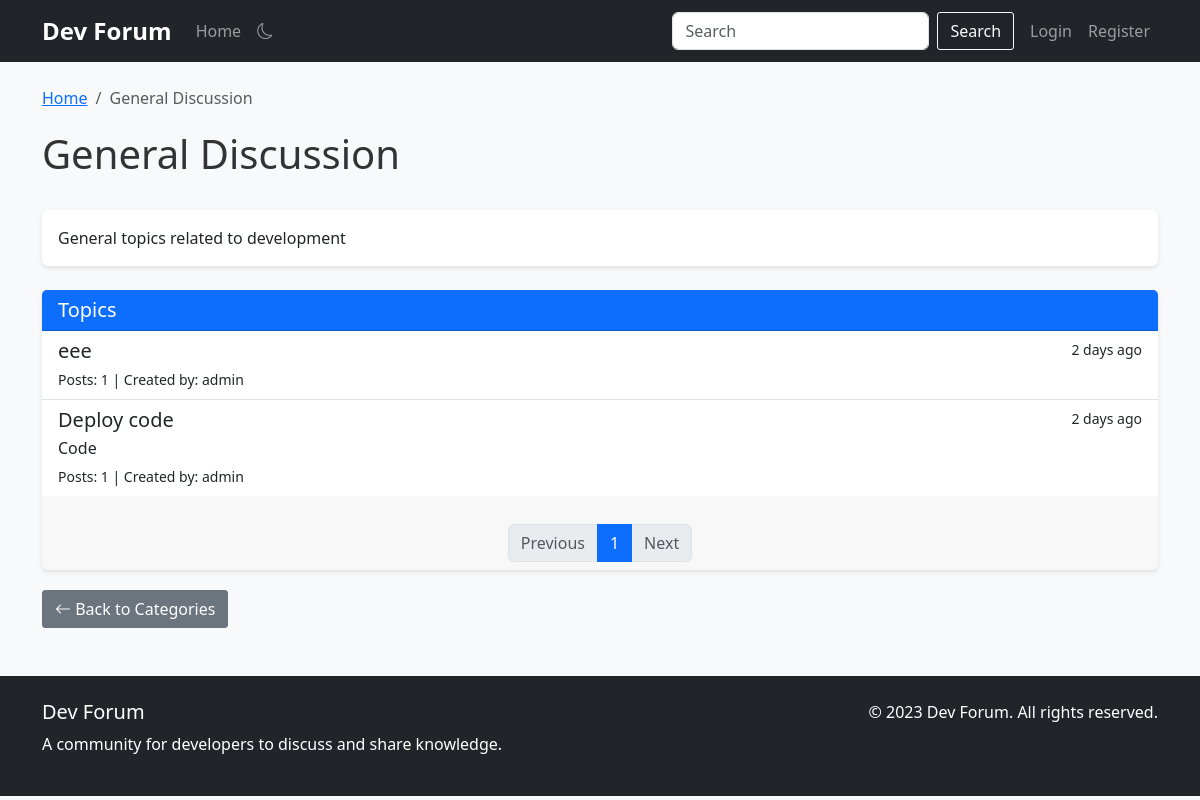
Page /category/1 on the committed database.
### app.py (models this page shows, shortened)
class Category(db.Model):
    id = db.Column(db.Integer, primary_key=True)
    name = db.Column(db.String(100), nullable=False, index=True)
    description = db.Column(db.Text, nullable=True)
    topics = db.relationship('Topic', backref='category', lazy='dynamic', cascade='all, delete-orphan')

class Topic(db.Model):
    id = db.Column(db.Integer, primary_key=True)
    title = db.Column(db.String(100), nullable=False, index=True)
    description = db.Column(db.Text, nullable=True)
    created_at = db.Column(db.DateTime, default=datetime.utcnow, index=True)
    category_id = db.Column(db.Integer, db.ForeignKey('category.id'), nullable=False, index=True)
    posts = db.relationship('Post', backref='topic', lazy='dynamic', cascade='all, delete-orphan')

class User(db.Model, UserMixin):
    id = db.Column(db.Integer, primary_key=True)
    username = db.Column(db.String(80), unique=True, nullable=False, index=True)
    email = db.Column(db.String(120), unique=True, nullable=False, index=True)
    password_hash = db.Column(db.String(128))
    bio = db.Column(db.Text, nullable=True)
    join_date = db.Column(db.DateTime, default=datetime.utcnow, index=True)
    is_admin = db.Column(db.Boolean, default=False)
    posts = db.relationship('Post', backref='author', lazy='dynamic', cascade='all, delete-orphan')
    comments = db.relationship('Comment', backref='author', lazy='dynamic', cascade='all, delete-orphan')

### app.py (the view)
@app.route('/category/<int:category_id>')
@app.route('/category/<int:category_id>/page/<int:page>')
@cache.cached(timeout=60, query_string=True)
def category(category_id, page=1):
    category = Category.query.get_or_404(category_id)
    topics = Topic.query.filter_by(category_id=category_id).order_by(Topic.created_at.desc()).paginate(
        page=page, per_page=app.config['TOPICS_PER_PAGE'], error_out=False)
    return render_template('category.html', category=category, topics=topics)

### app.py (called while the page is built)
@app.template_filter('time_since')
def time_since(dt):
    now = datetime.utcnow()
    diff = now - dt
    if diff.days > 365:
        years = diff.days // 365
        return f"{years} year{'s' if years > 1 else ''} ago"
    elif diff.days > 30:
        months = diff.days // 30
        return f"{months} month{'s' if months > 1 else ''} ago"
    elif diff.days > 0:
        return f"{diff.days} day{'s' if diff.days > 1 else ''} ago"
    elif diff.seconds > 3600:
        hours = diff.seconds // 3600
        return f"{hours} hour{'s' if hours > 1 else ''} ago"
    elif diff.seconds > 60:
        minutes = diff.seconds // 60
        return f"{minutes} minute{'s' if minutes > 1 else ''} ago"
    else:
        return "just now"

### templates/category.html (shortened to what this page needs)
{% extends "base.html" %}
{% block content %}
<div class="row">
    <div class="col-md-12">
        <nav aria-label="breadcrumb">
            <ol class="breadcrumb">
                <li class="breadcrumb-item"><a href="{{ url_for('index') }}">Home</a></li>
                <li class="breadcrumb-item active" aria-current="page">{{ category.name }}</li>
            </ol>
        </nav>
        <div class="d-flex justify-content-between align-items-center mb-4">
            <h1>{{ category.name }}</h1>
        </div>
        <div class="card mb-4">
            <div class="card-body">
                <p class="mb-0">{{ category.description }}</p>
            </div>
        </div>
        <div class="card">
            <div class="card-header bg-primary text-white">
                <h5 class="mb-0">Topics</h5>
            </div>
            <div class="list-group list-group-flush">
                {% for topic in topics.items %}
                <a href="{{ url_for('topic', topic_id=topic.id) }}" class="list-group-item list-group-item-action">
                    <div class="d-flex w-100 justify-content-between">
                        <h5 class="mb-1">{{ topic.title }}</h5>
                        <small>{{ topic.created_at|time_since }}</small>
                    </div>
                    {% if topic.description %}
                    <p class="mb-1">{{ topic.description }}</p>
                    {% endif %}
                    <small>
                        Posts: {{ topic.posts.count() }} |
                        Created by: {{ topic.posts.first().author.username if topic.posts.first() else 'Unknown' }}
                    </small>
                </a>
                {% endfor %}
            </div>
            {% if topics.items %}
            <div class="card-footer">
                <nav aria-label="Topics pagination">
                    <ul class="pagination justify-content-center mb-0">
                        {% if topics.has_prev %}
                        <li class="page-item">
                            <a class="page-link" href="{{ url_for('category', category_id=category.id, page=topics.prev_num) }}">Previous</a>
                        </li>
                        {% else %}
                        <li class="page-item disabled">
                            <span class="page-link">Previous</span>
                        </li>
                        {% endif %}
                        {% for page_num in topics.iter_pages(left_edge=1, right_edge=1, left_current=2, right_current=2) %}
                            {% if page_num %}
                                {% if page_num == topics.page %}
                                <li class="page-item active">
                                    <span class="page-link">{{ page_num }}</span>
                                </li>
                                {% else %}
                                <li class="page-item">
                                    <a class="page-link" href="{{ url_for('category', category_id=category.id, page=page_num) }}">{{ page_num }}</a>
                                </li>
                                {% endif %}
                            {% else %}
                                <li class="page-item disabled">
                                    <span class="page-link">...</span>
                                </li>
                            {% endif %}
                        {% endfor %}
                        {% if topics.has_next %}
                        <li class="page-item">
                            <a class="page-link" href="{{ url_for('category', category_id=category.id, page=topics.next_num) }}">Next</a>
                        </li>
                        {% else %}
                        <li class="page-item disabled">
                            <span class="page-link">Next</span>
                        </li>
                        {% endif %}
                    </ul>
                </nav>
            </div>
            {% endif %}
        </div>
        <div class="mt-3">
            <a href="{{ url_for('index') }}" class="btn btn-secondary">
                <i class="bi bi-arrow-left"></i> Back to Categories
            </a>
        </div>
    </div>
</div>
{% endblock %}

### static/css/style.css (style rules this page uses)
body { font-family: 'Segoe UI', Tahoma, Geneva, Verdana, sans-serif; background-color: #f8f9fa; color: #333; }
.card { box-shadow: 0 2px 4px rgba(0, 0, 0, 0.1); border: none; margin-bottom: 20px; }
.card-header { font-weight: bold; }
.breadcrumb { background-color: transparent; padding: 0; margin-bottom: 20px; }
.btn { border-radius: 3px; }
.pagination { justify-content: center; margin-top: 20px; }

### rows in the picture
Category: name "General Discussion", description "General topics related to development"
Topic: title "eee", created_at "2 days ago", posts.count "1", posts.first "admin"
Topic: title "Deploy code", created_at "2 days ago", description "Code", posts.count "1", posts.first "admin"

### other values in the picture
{{ page_num }} "1"
